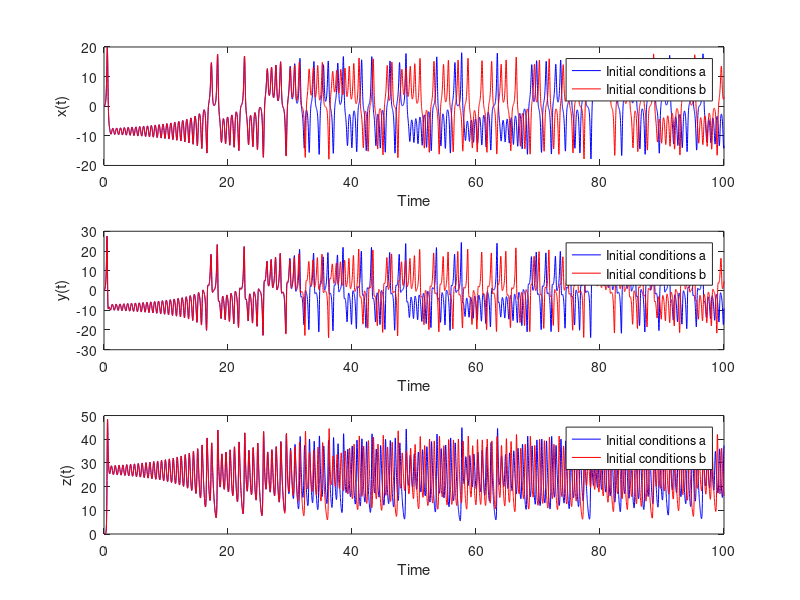

The MATLAB script that drew this image: (Note: this script raises an error after producing the figure.)
% Define the parameters
sigma = 10;
beta = 8/3;
rho = 28;

% Define the ordinary differential equations
ode = @(t, xyz) [sigma * (xyz(2) - xyz(1)); 
                 rho * xyz(1) - xyz(2) - xyz(1) * xyz(3);
                 -beta * xyz(3) + xyz(1) * xyz(2)];

% Define the time span
t_span = [0 100];

% Define the initial conditions
initial_conditions_a = [0.1, 0.1, 0.1];
initial_conditions_b = [0.100001, 0.1, 0.1];

% Solve the system of differential equations for initial conditions a
[t_a, xyz_a] = ode45(ode, t_span, initial_conditions_a);

% Solve the system of differential equations for initial conditions b
[t_b, xyz_b] = ode45(ode, t_span, initial_conditions_b);

% Plot the results
figure;
subplot(3,1,1);
plot(t_a, xyz_a(:,1), 'b', t_b, xyz_b(:,1), 'r');
xlabel('Time');
ylabel('x(t)');
legend('Initial conditions a', 'Initial conditions b');

subplot(3,1,2);
plot(t_a, xyz_a(:,2), 'b', t_b, xyz_b(:,2), 'r');
xlabel('Time');
ylabel('y(t)');
legend('Initial conditions a', 'Initial conditions b');

subplot(3,1,3);
plot(t_a, xyz_a(:,3), 'b', t_b, xyz_b(:,3), 'r');
xlabel('Time');
ylabel('z(t)');
legend('Initial conditions a', 'Initial conditions b');

sgtitle('Variations of x(t), y(t), and z(t) from t = 0 to t = 100');

% Find the index corresponding to t = 100
index_100_a = find(t_a == 100);
index_100_b = find(t_b == 100);

% Extract the final values of x(t), y(t), and z(t) for initial conditions a
final_values_a = xyz_a(index_100_a, :);

% Extract the final values of x(t), y(t), and z(t) for initial conditions b
final_values_b = xyz_b(index_100_b, :);